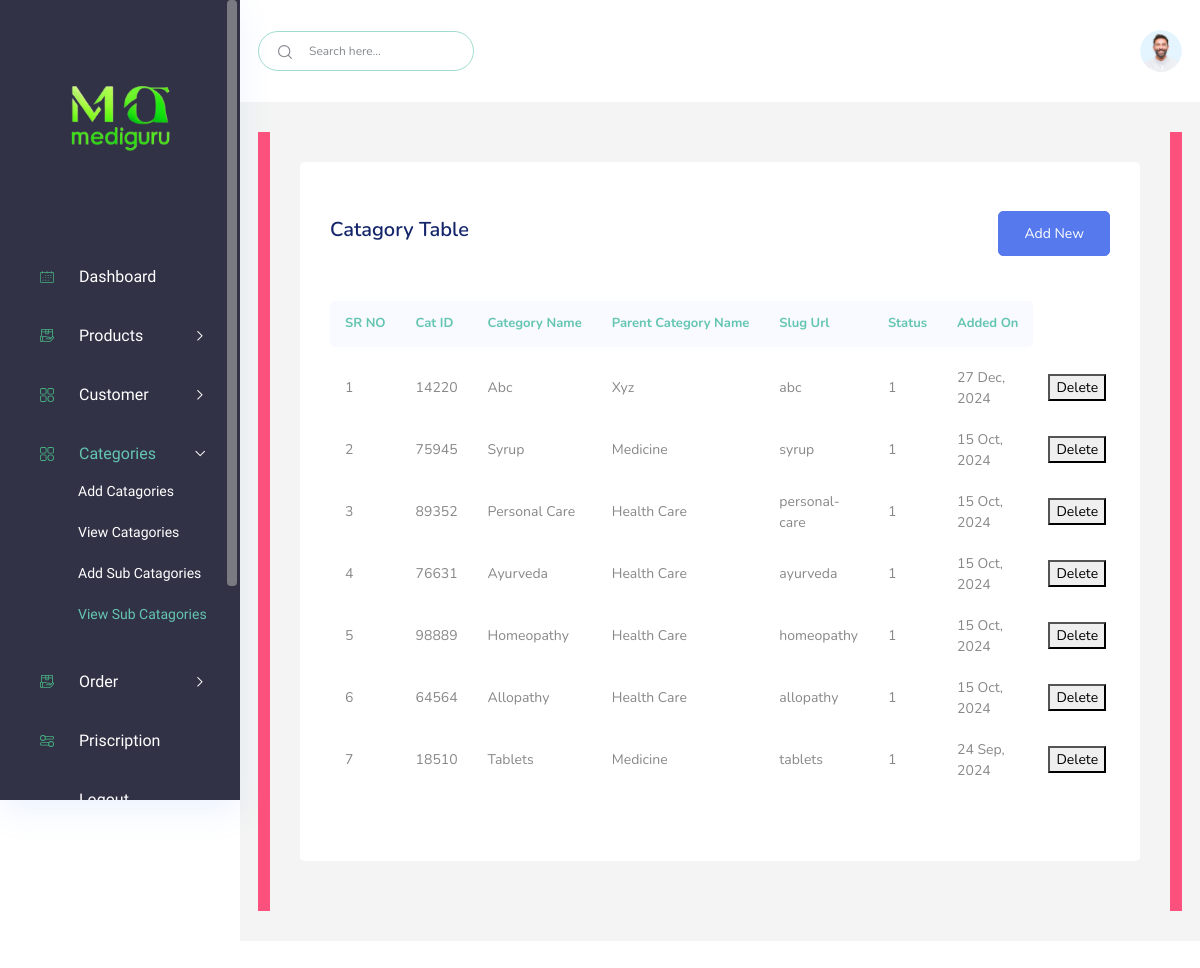
The page /view-sub-catagories.php (signed in) on the database its author committed.
### tables this page shows
CREATE TABLE `mg_sub_catagories` (
  `id` int(11) NOT NULL,
  `cat_id` int(5) DEFAULT NULL,
  `parent_id` int(10) DEFAULT NULL,
  `cat_name` text DEFAULT NULL,
  `meta_title` text DEFAULT NULL,
  `meta_key` text DEFAULT NULL,
  `meta_desc` text DEFAULT NULL,
  `slug_url` varchar(255) DEFAULT NULL,
  `status` int(5) DEFAULT NULL,
  `added_on` varchar(30) DEFAULT NULL
);

CREATE TABLE `mg_catagories` (
  `id` int(11) NOT NULL,
  `cat_id` int(5) DEFAULT NULL,
  `cat_name` text DEFAULT NULL,
  `meta_title` text DEFAULT NULL,
  `meta_key` text DEFAULT NULL,
  `meta_desc` text DEFAULT NULL,
  `slug_url` varchar(255) DEFAULT NULL,
  `status` int(5) DEFAULT NULL,
  `added_on` varchar(30) DEFAULT NULL
);

### function.php (the view, shortened to what this page needs)
             <?php
        function get_sub_catagories(){
         include'db/connection.php';
         $sql="SELECT * from mg_sub_catagories order by id desc";
         $check=mysqli_query($conn,$sql);
         $sno=1;
        while($result=mysqli_fetch_assoc($check)){
         $sql2="SELECT cat_name from mg_catagories where cat_id=$result[parent_id]";
         $check2=mysqli_query($conn,$sql2);
        $parent=mysqli_fetch_assoc($check2);
        echo $output=" <tr>
         <td>".$sno++."</td>
         <td>".$result['cat_id']."</td>
         <td>".ucwords($result['cat_name'])."</td>
         <td>".ucwords($parent['cat_name'])."</td>
         <td>".$result['slug_url']."</td>
         <td>".$result['status']."</td>
         <td>".$result['added_on']."</td>
         <td><a href='delete.php?csid=$result[cat_id]'><button type='submit' style='backgorund-color:red;color:black;border-radious:20px;'>Delete</button></a></td>
         </tr>";
        }
     }
?>

### rows shown on the page
mg_sub_catagories: cat "14220", cat_name "Abc", mg_catagories.cat_name "Xyz", slug_url "abc", status "1", added_on "27 Dec, 2024"
mg_sub_catagories: cat "75945", cat_name "Syrup", mg_catagories.cat_name "Medicine", slug_url "syrup", status "1", added_on "15 Oct, 2024"
mg_sub_catagories: cat "89352", cat_name "Personal Care", mg_catagories.cat_name "Health Care", slug_url "personal-care", status "1", added_on "15 Oct, 2024"
mg_sub_catagories: cat "76631", cat_name "Ayurveda", mg_catagories.cat_name "Health Care", slug_url "ayurveda", status "1", added_on "15 Oct, 2024"
mg_sub_catagories: cat "98889", cat_name "Homeopathy", mg_catagories.cat_name "Health Care", slug_url "homeopathy", status "1", added_on "15 Oct, 2024"
mg_sub_catagories: cat "64564", cat_name "Allopathy", mg_catagories.cat_name "Health Care", slug_url "allopathy", status "1", added_on "15 Oct, 2024"
mg_sub_catagories: cat "18510", cat_name "Tablets", mg_catagories.cat_name "Medicine", slug_url "tablets", status "1", added_on "24 Sep, 2024"
